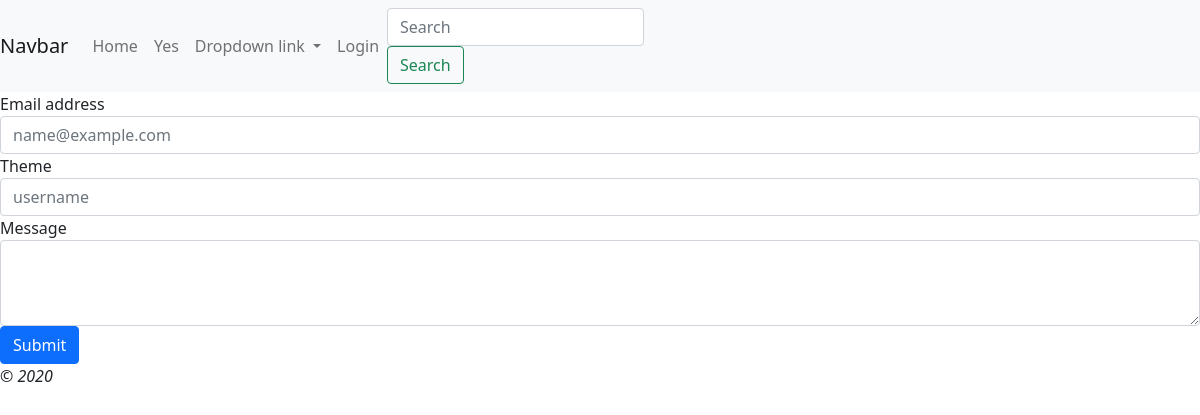
The page /index.php/database on the database as committed earlier.
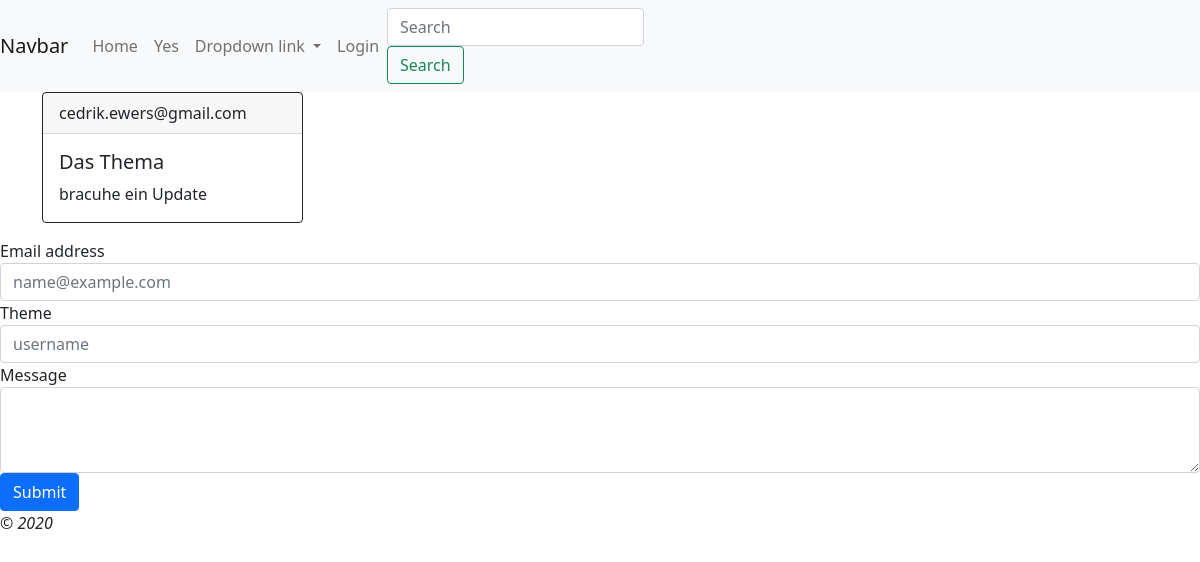
The same page on the database as committed later.
### tables this page shows
CREATE TABLE mytable (id INTEGER PRIMARY KEY AUTOINCREMENT, headline VARCHAR, content VARCHAR, name VARCHAR);

### application/libraries/template.php (called while the page is built, shortened)
<?php
class Template {
    var $template_data = array();
    function set($key, $value){
        $this->template_data[$key] = $value;
    }
    function load($template, $view, $view_data = array()){
        $this-> CI =& get_instance();
        $this->set('content', $this->CI->load->view($view, $view_data, TRUE));
        return $this->CI->load->view($template, $this->template_data);
        }
}
?>

### application/controllers/Database.php (called while the page is built, shortened)
<?php
class Database extends CI_Controller {
    public function index()
    {
        $this->mydata();
    }
    public function mydata($page = 'database'){
        $data['content'] = $this->Db_model->get_data();
        $this->template->set('title', ucfirst($page));
        $this->template->load('basic_template','data/'.$page, $data);
    }
}
?>

### index.php (called while the page is built, shortened)
<?php
require_once BASEPATH.'core/CodeIgniter.php';

### application/models/Db_model.php (called while the page is built, shortened)
<?php
class Db_model extends CI_Model {
    public function get_data(){
        $query = $this->db->get('mytable');
        return $query->result_array();
    }
}

### application/views/data/database.php (the view, shortened to what this page needs)
<div class="container">
  <div class="row">
<?php
foreach($content as $data_item){
  $session = $this->session->userdata('id_user');
  if(!empty($session)){
  $is_admin = '<div class="deleteEntry float-right" style="cursor: pointer; " data-id='.$data_item['id'].'>
                  <i class="fas fa-trash" style="margin-top: 5px"></i>
              </div>
              <div class="updateEntry float-right" style="cursor: pointer; " data-id='.$data_item['id'].'>
                <i class="fas fa-edit" style="margin-top:5px; margin-right: 5px"></i>
              </div>';
  }
  else{
    $is_admin = "";
  }
    echo '
      <div class="col-sm-3" id="entry'.$data_item['id'].'">
        <div class="card border-dark mb-3" style="max-width: 18rem;">
          <div class="card-header" data-name='.$data_item['name'].'>'.$data_item['name'].$is_admin.'
          </div>
          <div class="card-body text-dark">
            <h5 class="card-title" data-headline='.$data_item['headline'].'>'.$data_item['headline'].'</h5>
            <p class="card-text" data-content='.$data_item['content'].'>'.$data_item['content'].'</p>
         </div>
        </div>
      </div>';
}
?>
 </div>
</div>
<form id="myForm">
  <div class="form-group">
    <label >Email address</label>
    <input type="email" class="form-control" id="updatename"  placeholder="name@example.com" name="name" ">
  </div>
  <div class="form-group">
    <label >Theme</label>
    <input type="text" class="form-control" id="updateheadline" placeholder="username"  name="headline" >
  </div>
  <div class="form-group">
    <label>Message</label>
    <textarea class="form-control" id="updatecontent" rows="3" name="content" ></textarea>
  </div>
  <button id="submit" type="button" class="btn btn-primary">Submit</button>
</form>

### application/views/basic_template.php (shortened to what this page needs)
<!DOCTYPE html>
<html>
<head>
    <link rel="stylesheet" href="<?php echo base_url('assets/css/bootstrap.min.css');?>">
    <link rel="stylesheet" href="<?php echo base_url('assets/css/loginFrame.css')?>">
</head>
<body>
    <nav class="navbar navbar-expand-lg navbar-light bg-light">
  <a class="navbar-brand" href="#">Navbar</a>
  <div class="collapse navbar-collapse" id="navbarSupportedContent">
    <ul class="navbar-nav mr-auto">
    <?php foreach ($nav_list as $nav_item): ?>
          <?php if($title == $nav_item){
                  echo '<li class="nav-item active"><b>';
                }
                else{
                  echo '<li class="nav-item">';
                }
            echo anchor($nav_item,$nav_item, array('class' => 'nav-link'));?>
          </li>
    <?php endforeach;?>
    <li class="nav-item dropdown">
      <a class="nav-link dropdown-toggle" href="#" id="navbarDropdownMenuLink" role="button" data-toggle="dropdown" aria-haspopup="true" aria-expanded="true">
          Dropdown link
        </a>
      </li>
      <?php $session = $this->session->userdata('id_user');
        if(!empty($session)){
          echo '<li class="nav-item">
                  <a class="nav-link " href="'.base_url('logout').'" tabindex="-1" >Logout</a>
                </li>';
        }
        else{
          echo '<li class="nav-item">
                  <a class="nav-link " onclick="login()" style="cursor:pointer" tabindex="-1" >Login</a>
                </li>';
        }
      ?>
    </ul>
    <form class="form-inline my-2 my-lg-0">
      <input class="form-control mr-sm-2" type="search" placeholder="Search" aria-label="Search">
      <button class="btn btn-outline-success my-2 my-sm-0" type="submit">Search</button>
    </form>
  </div>
</nav>
<?php
    echo $content;
?>
<em>&copy; 2020</em>
</body>
</html>

Rows that differ between the two databases and show on the page:
added mytable: name "cedrik.ewers@gmail.com", headline "Das Thema", content "bracuhe ein Update"
